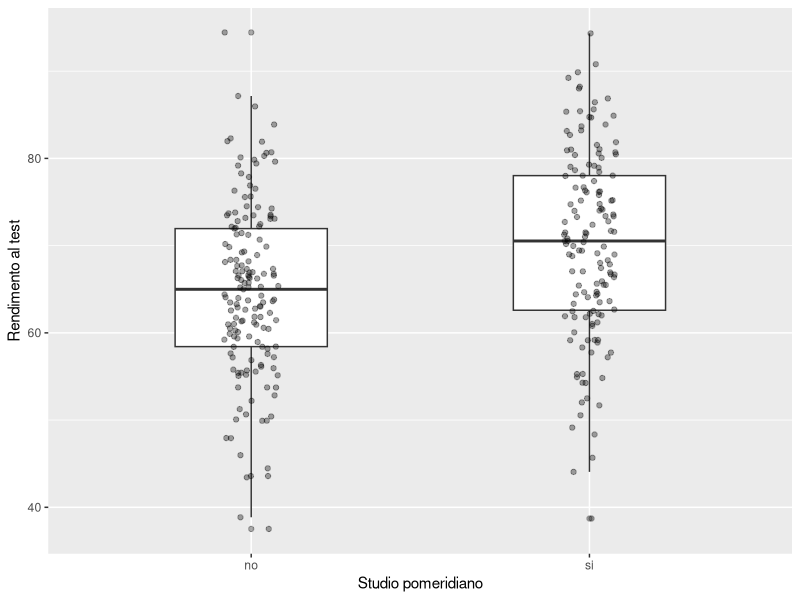
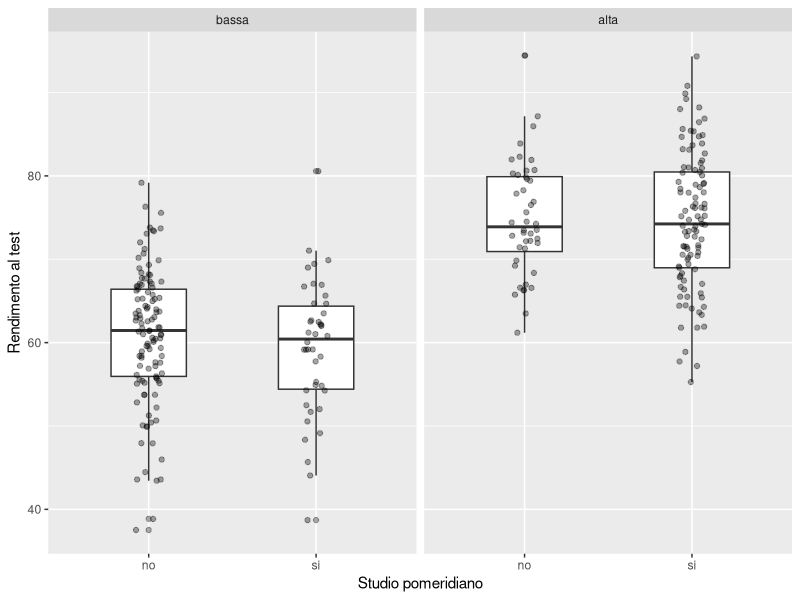
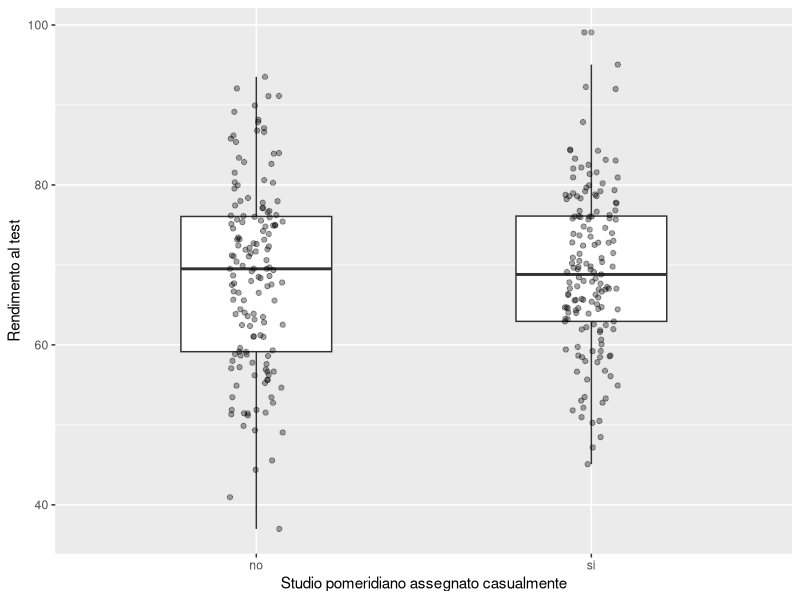
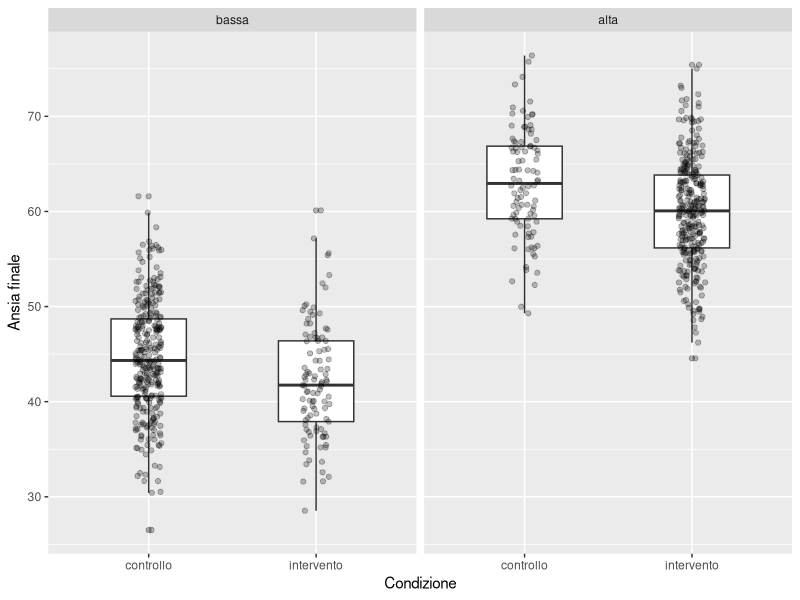

These figures' R source, in order:
## ---- chunk 1
#| label: causality-packages
#| message: false
#| warning: false

library(dplyr)
library(ggplot2)
## ---- chunk 2
#| label: causality-confounding-data

set.seed(123)
n <- 300

motivazione <- rbinom(n, size = 1, prob = 0.50)
studio_pomeridiano <- rbinom(n, size = 1, prob = 0.25 + 0.45 * motivazione)
rendimento <- rnorm(n, mean = 60 + 15 * motivazione, sd = 8)

dati_conf <- tibble(
  motivazione = factor(motivazione, labels = c("bassa", "alta")),
  studio_pomeridiano = factor(studio_pomeridiano, labels = c("no", "si")),
  rendimento = rendimento
)

dati_conf |> 
  group_by(studio_pomeridiano) |> 
  summarise(
    n = n(),
    rendimento_medio = mean(rendimento),
    .groups = "drop"
  )
## ---- chunk 3
#| label: causality-confounding-plot
#| fig-cap: "Associazione osservata tra studio pomeridiano e rendimento."
#| fig-width: 6
#| fig-height: 4

 ggplot(dati_conf, aes(x = studio_pomeridiano, y = rendimento)) +
  geom_boxplot(width = 0.45, outlier.alpha = 0.4) +
  geom_jitter(width = 0.08, alpha = 0.35) +
  labs(
    x = "Studio pomeridiano",
    y = "Rendimento al test"
  )
## ---- chunk 4
#| label: causality-stratified-summary

dati_conf |> 
  group_by(motivazione, studio_pomeridiano) |> 
  summarise(
    n = n(),
    rendimento_medio = mean(rendimento),
    .groups = "drop"
  )
## ---- chunk 5
#| label: causality-stratified-plot
#| fig-cap: "Quando si considera la motivazione, l'associazione cambia."
#| fig-width: 7
#| fig-height: 4

 ggplot(dati_conf, aes(x = studio_pomeridiano, y = rendimento)) +
  geom_boxplot(width = 0.45, outlier.alpha = 0.4) +
  geom_jitter(width = 0.08, alpha = 0.35) +
  facet_wrap(~ motivazione) +
  labs(
    x = "Studio pomeridiano",
    y = "Rendimento al test"
  )
## ---- chunk 6
#| label: causality-randomized-data

set.seed(456)
n <- 300

motivazione <- rbinom(n, size = 1, prob = 0.50)
studio_pomeridiano <- rbinom(n, size = 1, prob = 0.50)
rendimento <- rnorm(n, mean = 60 + 15 * motivazione, sd = 8)

dati_rand <- tibble(
  motivazione = factor(motivazione, labels = c("bassa", "alta")),
  studio_pomeridiano = factor(studio_pomeridiano, labels = c("no", "si")),
  rendimento = rendimento
)

dati_rand |> 
  group_by(studio_pomeridiano) |> 
  summarise(
    n = n(),
    rendimento_medio = mean(rendimento),
    .groups = "drop"
  )
## ---- chunk 7
#| label: causality-randomized-plot
#| fig-cap: "Con assegnazione casuale, i gruppi sono più comparabili."
#| fig-width: 6
#| fig-height: 4

 ggplot(dati_rand, aes(x = studio_pomeridiano, y = rendimento)) +
  geom_boxplot(width = 0.45, outlier.alpha = 0.4) +
  geom_jitter(width = 0.08, alpha = 0.35) +
  labs(
    x = "Studio pomeridiano assegnato casualmente",
    y = "Rendimento al test"
  )
## ---- chunk 8
#| label: causality-simpson-data

set.seed(789)
n <- 800

ansia_iniziale <- rbinom(n, size = 1, prob = 0.50)
condizione <- ifelse(
  ansia_iniziale == 1,
  rbinom(n, size = 1, prob = 0.75),
  rbinom(n, size = 1, prob = 0.25)
)

# In entrambi i gruppi la condizione riduce leggermente l'esito.
effetto_vero <- -3
ansia_finale <- 45 + 18 * ansia_iniziale + effetto_vero * condizione + rnorm(n, 0, 6)

dati_simpson <- tibble(
  ansia_iniziale = factor(ansia_iniziale, labels = c("bassa", "alta")),
  condizione = factor(condizione, labels = c("controllo", "intervento")),
  ansia_finale = ansia_finale
)

dati_simpson |> 
  group_by(condizione) |> 
  summarise(ansia_media = mean(ansia_finale), .groups = "drop")
## ---- chunk 9
#| label: causality-simpson-stratified

dati_simpson |> 
  group_by(ansia_iniziale, condizione) |> 
  summarise(ansia_media = mean(ansia_finale), .groups = "drop")
## ---- chunk 10
#| label: causality-simpson-plot
#| fig-cap: "Il confronto aggregato può essere fuorviante quando i gruppi non sono comparabili."
#| fig-width: 7
#| fig-height: 4

 ggplot(dati_simpson, aes(x = condizione, y = ansia_finale)) +
  geom_boxplot(width = 0.45, outlier.alpha = 0.35) +
  geom_jitter(width = 0.08, alpha = 0.25) +
  facet_wrap(~ ansia_iniziale) +
  labs(
    x = "Condizione",
    y = "Ansia finale"
  )
## ---- chunk 11
#| label: causality-session-info

sessionInfo()
